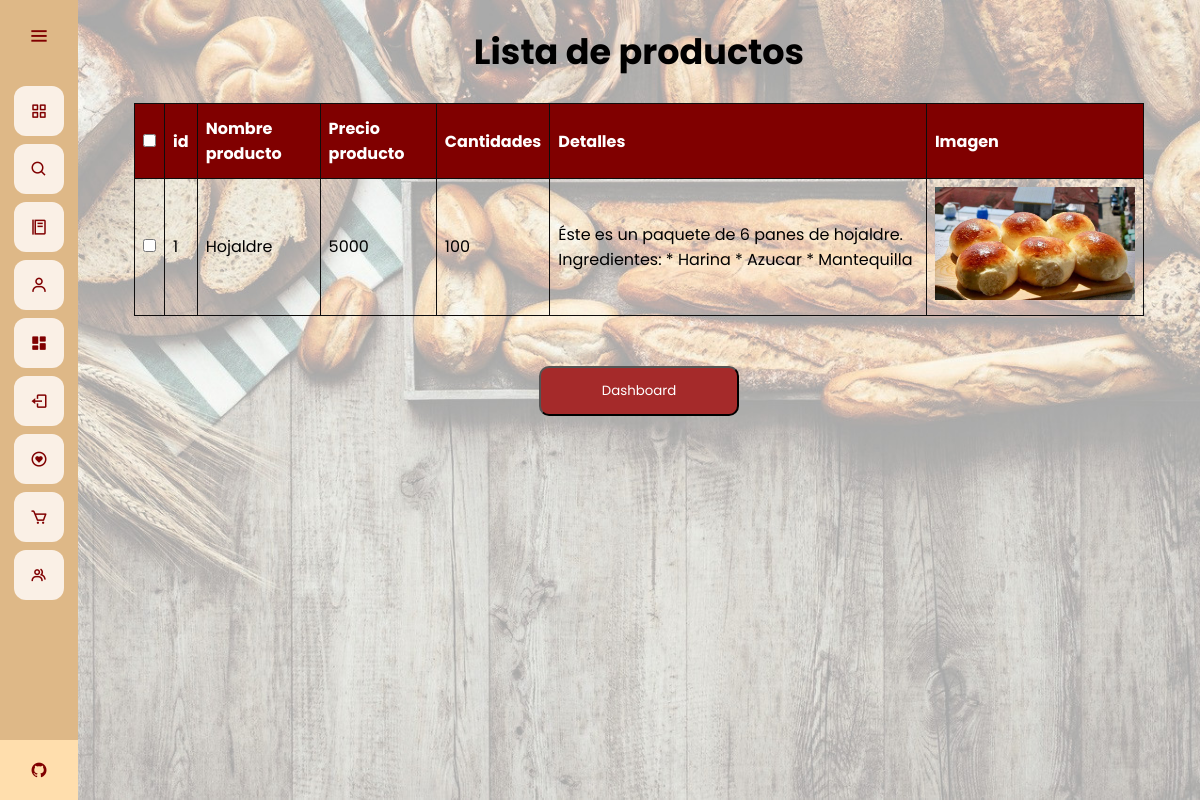
The page /admin-dash/lista-productos (signed in) on the database its author committed.
### app.py (models this page shows)
class Products(database.Model):
	id = database.Column(database.Integer, primary_key=True)
	productname = database.Column(database.String(30), nullable=False, unique=True)
	price = database.Column(database.Integer, nullable=False)
	quantity = database.Column(database.Integer, nullable=False)
	score = database.Column(database.Integer, nullable=False)
	details = database.Column(database.String(1000))
	image_prod = database.Column(database.String(40), nullable=False, default='pan.jpg')

### app.py (the view)
@app.route("/admin-dash/lista-productos")
@login_required
def lista_producto():
	if current_user.username == "SuperAdmin":
		products = Products.query.filter().all()
		return render_template("listproducts.html", products = products)
	else:
		return redirect(url_for('home'))

### app.py (called while the page is built)
@login_manager.user_loader
def load_user(user_id):
	return User.query.get(int(user_id))

@app.before_request
def make_session_permanent():
    session.permanent = True

### templates/listproducts.html (shortened to what this page needs)
{% extends 'base.html' %}
{% block style %}
<link rel="stylesheet" href="{{ url_for('static', filename='css/style_listproduct.css') }}">
{% endblock %}
{% block content %}
<br>
<h1 class="title">
    Lista de productos
</h1>
<br>
<div class="container">
    <table id="tableu" class="tableu" style="width: 90%">
        <thead>
            <tr>
                <th>
                    <input type="checkbox" onclick="checkAll(this)">
                </th>
                <th>id</th>
                <th>Nombre producto</th>
                <th>Precio producto</th>
                <th>Cantidades</th>
                <th>Detalles</th>
                <th>Imagen</th>
            </tr>
        </thead>
        <br>
        <tbody>
            {% for product in products %}
            <tr>
                <td><input type="checkbox" name="user"></td>
                <td>{{ product.id }}</td>
                <td>{{ product.productname }}</td>
                <td>{{ product.price }}</td>
                <td>{{ product.quantity }}</td>
                <td>{{ product.details }}</td>
                <td><img src="{{ url_for('static', filename='images_plates/'+product.image_prod) }}" alt=""></td>
            </tr>
            {% endfor %}
        </tbody>
    </table>
</div>
<br>
<br>
<div class="other">
    <a href="{{url_for('dashboard')}}">
        <button type="button" class="buttond">
            Dashboard
        </button>
    </a>
</div>
{% endblock %}

### static/css/style_base.css (style rules this page uses)
* { margin: 0; padding: 0; box-sizing: border-box; font-family: "Poppins" , sans-serif; }

### static/css/style_listproduct.css (style rules this page uses)
.title { text-align: center; font-size: 35px; }
.container { display: flex; justify-content: center; align-items: center; }
#tableu { font-family: Arial, Helvetica, sans-serif; border-collapse: collapse; width: 100%; }
#tableu td, #tableu th { border: 1px solid rgb(14, 13, 13); padding: 8px; }
#tableu th { padding-top: 12px; padding-bottom: 12px; text-align: left; background-color: #800000; color: white; }
.other { display: flex; justify-content: center; align-items: center; }
.buttond { width: 200px; height: 50px; color: white; background-color: brown; border-radius: 10px; cursor: pointer; }
img { width: 200px; }

### rows shown on the page
Products: id "1", productname "Hojaldre", price "5000", quantity "100", details "Éste es un paquete de 6 panes de hojaldre. Ingredientes: * Harina * Azucar * Mantequilla", image_prod (picture)
